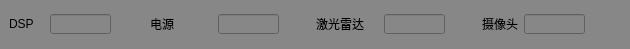
     <widget class="QWidget" name="widget_6" native="true">
      <property name="geometry">
       <rect>
        <x>794</x>
        <y>460</y>
        <width>630</width>
        <height>49</height>
       </rect>
      </property>
      <property name="styleSheet">
       <string notr="true">background-color: rgb(255, 255, 255);
background-color: rgb(135, 135, 135);</string>
      </property>
      <widget class="QLabel" name="label_101">
       <property name="geometry">
        <rect>
         <x>9</x>
         <y>14</y>
         <width>68</width>
         <height>20</height>
        </rect>
       </property>
       <property name="minimumSize">
        <size>
         <width>68</width>
         <height>20</height>
        </size>
       </property>
       <property name="maximumSize">
        <size>
         <width>68</width>
         <height>20</height>
        </size>
       </property>
       <property name="text">
        <string>DSP</string>
       </property>
      </widget>
      <widget class="QLineEdit" name="lineEdit_59">
       <property name="geometry">
        <rect>
         <x>50</x>
         <y>14</y>
         <width>61</width>
         <height>20</height>
        </rect>
       </property>
       <property name="minimumSize">
        <size>
         <width>61</width>
         <height>20</height>
        </size>
       </property>
       <property name="maximumSize">
        <size>
         <width>61</width>
         <height>20</height>
        </size>
       </property>
      </widget>
      <widget class="QLineEdit" name="lineEdit_60">
       <property name="geometry">
        <rect>
         <x>218</x>
         <y>14</y>
         <width>61</width>
         <height>20</height>
        </rect>
       </property>
       <property name="minimumSize">
        <size>
         <width>61</width>
         <height>20</height>
        </size>
       </property>
       <property name="maximumSize">
        <size>
         <width>61</width>
         <height>20</height>
        </size>
       </property>
      </widget>
      <widget class="QLabel" name="label_102">
       <property name="enabled">
        <bool>true</bool>
       </property>
       <property name="geometry">
        <rect>
         <x>150</x>
         <y>14</y>
         <width>68</width>
         <height>20</height>
        </rect>
       </property>
       <property name="minimumSize">
        <size>
         <width>68</width>
         <height>20</height>
        </size>
       </property>
       <property name="maximumSize">
        <size>
         <width>68</width>
         <height>20</height>
        </size>
       </property>
       <property name="text">
        <string>电源</string>
       </property>
      </widget>
      <widget class="QLineEdit" name="lineEdit_61">
       <property name="geometry">
        <rect>
         <x>384</x>
         <y>14</y>
         <width>61</width>
         <height>20</height>
        </rect>
       </property>
       <property name="minimumSize">
        <size>
         <width>61</width>
         <height>20</height>
        </size>
       </property>
       <property name="maximumSize">
        <size>
         <width>61</width>
         <height>20</height>
        </size>
       </property>
      </widget>
      <widget class="QLabel" name="label_103">
       <property name="geometry">
        <rect>
         <x>316</x>
         <y>14</y>
         <width>68</width>
         <height>20</height>
        </rect>
       </property>
       <property name="minimumSize">
        <size>
         <width>68</width>
         <height>20</height>
        </size>
       </property>
       <property name="maximumSize">
        <size>
         <width>68</width>
         <height>20</height>
        </size>
       </property>
       <property name="text">
        <string>激光雷达</string>
       </property>
      </widget>
      <widget class="QLabel" name="label_104">
       <property name="geometry">
        <rect>
         <x>482</x>
         <y>14</y>
         <width>68</width>
         <height>20</height>
        </rect>
       </property>
       <property name="minimumSize">
        <size>
         <width>68</width>
         <height>20</height>
        </size>
       </property>
       <property name="maximumSize">
        <size>
         <width>68</width>
         <height>20</height>
        </size>
       </property>
       <property name="text">
        <string>摄像头</string>
       </property>
      </widget>
      <widget class="QLineEdit" name="lineEdit_62">
       <property name="geometry">
        <rect>
         <x>524</x>
         <y>14</y>
         <width>61</width>
         <height>20</height>
        </rect>
       </property>
       <property name="minimumSize">
        <size>
         <width>61</width>
         <height>20</height>
        </size>
       </property>
       <property name="maximumSize">
        <size>
         <width>61</width>
         <height>20</height>
        </size>
       </property>
      </widget>
     </widget>
